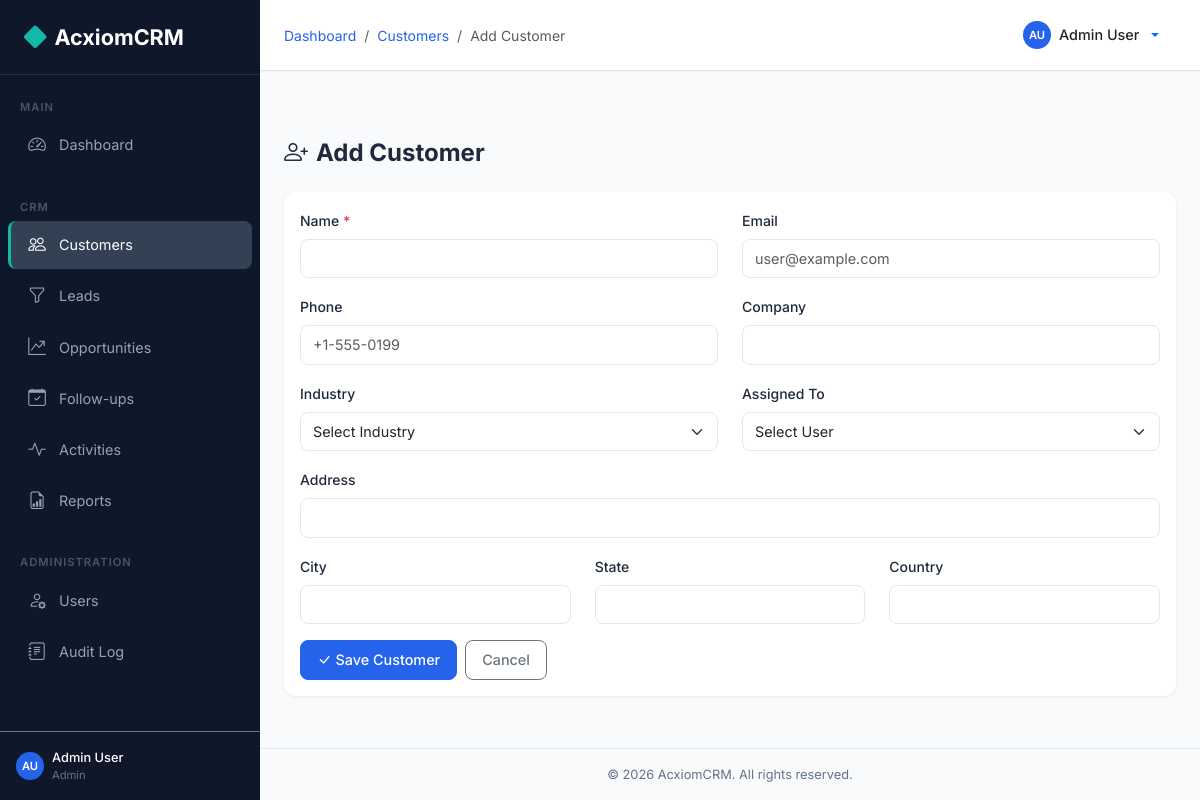
/customers/create (signed in), run on the app's committed database.
### backend/models.py (models this page shows, shortened)
class User(UserMixin, db.Model):
    __tablename__ = 'users'
    id = db.Column(db.Integer, primary_key=True)
    first_name = db.Column(db.String(50), nullable=False)
    last_name = db.Column(db.String(50), nullable=False)
    email = db.Column(db.String(120), unique=True, nullable=False, index=True)
    password_hash = db.Column(db.String(256), nullable=False)
    phone = db.Column(db.String(20))
    role_id = db.Column(db.Integer, db.ForeignKey('roles.id'), nullable=False)
    is_active = db.Column(db.Boolean, default=True)
    failed_login_count = db.Column(db.Integer, default=0)
    lockout_until = db.Column(db.DateTime, nullable=True)
    created_at = db.Column(db.DateTime, default=datetime.utcnow)
    updated_at = db.Column(db.DateTime, default=datetime.utcnow, onupdate=datetime.utcnow)
    customers = db.relationship('Customer', backref='assigned_user', lazy='dynamic', foreign_keys='Customer.assigned_to')
    leads = db.relationship('Lead', backref='assigned_user', lazy='dynamic', foreign_keys='Lead.assigned_to')
    opportunities = db.relationship('Opportunity', backref='assigned_user', lazy='dynamic', foreign_keys='Opportunity.assigned_to')
    @property
    def full_name(self):
        return f'{self.first_name} {self.last_name}'
    def is_admin(self):
        return self.role and self.role.name == 'Admin'

class Role(db.Model):
    __tablename__ = 'roles'
    id = db.Column(db.Integer, primary_key=True)
    name = db.Column(db.String(50), unique=True, nullable=False)
    description = db.Column(db.String(200))
    permissions = db.relationship('Permission', secondary=role_permissions, backref='roles')
    users = db.relationship('User', backref='role', lazy='dynamic')

### backend/routes/customers.py (the view, shortened to what this page needs)
@customers_bp.route('/create', methods=['GET', 'POST'])
@login_required
def create():
    users = User.query.filter_by(is_active=True).order_by(User.first_name).all()
    return render_template('customers/create.html', users=users)

### backend/models.py (called while the page is built)
@login_manager.user_loader
def load_user(user_id):
    return User.query.get(int(user_id))

### frontend/templates/customers/create.html (shortened to what this page needs)
{% extends 'base.html' %}
{% block breadcrumb %}
<li class="breadcrumb-item"><a href="{{ url_for('dashboard.index') }}">Dashboard</a></li>
<li class="breadcrumb-item"><a href="{{ url_for('customers.list_customers') }}">Customers</a></li>
<li class="breadcrumb-item active">Add Customer</li>
{% endblock %}
{% block content %}
<div class="page-header">
    <h1><i class="bi bi-person-plus me-2"></i>Add Customer</h1>
</div>
<div class="card">
    <div class="card-body">
        <form method="POST">
            <div class="row">
                <div class="col-md-6 mb-3">
                    <label class="form-label">Name <span class="text-danger">*</span></label>
                    <input type="text" class="form-control" name="name" required maxlength="100" value="{{ request.form.get('name', '') }}">
                </div>
                <div class="col-md-6 mb-3">
                    <label class="form-label">Email</label>
                    <input type="email" class="form-control" name="email" maxlength="120" placeholder="user@example.com" value="{{ request.form.get('email', '') }}">
                </div>
                <div class="col-md-6 mb-3">
                    <label class="form-label">Phone</label>
                    <input type="tel" class="form-control" name="phone" pattern="[\+]?[0-9\-\s]{7,20}" title="Enter a valid phone number (digits, spaces, or hyphens)" maxlength="20" placeholder="+1-555-0199" value="{{ request.form.get('phone', '') }}">
                </div>
                <div class="col-md-6 mb-3">
                    <label class="form-label">Company</label>
                    <input type="text" class="form-control" name="company" value="{{ request.form.get('company', '') }}">
                </div>
                <div class="col-md-6 mb-3">
                    <label class="form-label">Industry</label>
                    <select class="form-select" name="industry">
                        <option value="">Select Industry</option>
                    </select>
                </div>
                <div class="col-md-6 mb-3">
                    <label class="form-label">Assigned To</label>
                    <select class="form-select" name="assigned_to">
                        <option value="">Select User</option>
                    </select>
                </div>
                <div class="col-md-12 mb-3">
                    <label class="form-label">Address</label>
                    <input type="text" class="form-control" name="address" value="{{ request.form.get('address', '') }}">
                </div>
                <div class="col-md-4 mb-3">
                    <label class="form-label">City</label>
                    <input type="text" class="form-control" name="city" value="{{ request.form.get('city', '') }}">
                </div>
                <div class="col-md-4 mb-3">
                    <label class="form-label">State</label>
                    <input type="text" class="form-control" name="state" value="{{ request.form.get('state', '') }}">
                </div>
                <div class="col-md-4 mb-3">
                    <label class="form-label">Country</label>
                    <input type="text" class="form-control" name="country" value="{{ request.form.get('country', '') }}">
                </div>
            </div>
            <div class="d-flex gap-2">
                <button type="submit" class="btn btn-primary"><i class="bi bi-check-lg me-1"></i>Save Customer</button>
                <a href="{{ url_for('customers.list_customers') }}" class="btn btn-outline-secondary">Cancel</a>
            </div>
        </form>
    </div>
</div>
{% endblock %}

### frontend/templates/base.html (shortened to what this page needs)
<!DOCTYPE html>
<html lang="en">
<head>
    <link href="https://cdn.jsdelivr.net/npm/bootstrap@5.3.2/dist/css/bootstrap.min.css" rel="stylesheet">
    <link href="https://cdn.jsdelivr.net/npm/bootstrap-icons@1.11.2/font/bootstrap-icons.min.css" rel="stylesheet">
    <link href="{{ url_for('static', filename='css/style.css') }}" rel="stylesheet">
</head>
<body>
    <nav id="sidebar" class="sidebar">
        <div class="sidebar-brand">
            <i class="bi bi-diamond-fill"></i> AcxiomCRM
        </div>
        <div class="sidebar-nav">
            <div class="sidebar-section">Main</div>
            <ul class="nav flex-column">
                <li class="nav-item">
                    <a class="nav-link {% if request.endpoint == 'dashboard.index' %}active{% endif %}" href="{{ url_for('dashboard.index') }}">
                        <i class="bi bi-speedometer2"></i> Dashboard
                    </a>
                </li>
            </ul>
            <div class="sidebar-section mt-3">CRM</div>
            <ul class="nav flex-column">
                <li class="nav-item">
                    <a class="nav-link {% if 'customers' in (request.endpoint or '') %}active{% endif %}" href="{{ url_for('customers.list_customers') }}">
                        <i class="bi bi-people"></i> Customers
                    </a>
                </li>
                <li class="nav-item">
                    <a class="nav-link {% if 'leads' in (request.endpoint or '') %}active{% endif %}" href="{{ url_for('leads.list_leads') }}">
                        <i class="bi bi-funnel"></i> Leads
                    </a>
                </li>
                <li class="nav-item">
                    <a class="nav-link {% if 'opportunities' in (request.endpoint or '') %}active{% endif %}" href="{{ url_for('opportunities.list_opportunities') }}">
                        <i class="bi bi-graph-up-arrow"></i> Opportunities
                    </a>
                </li>
                <li class="nav-item">
                    <a class="nav-link {% if 'followups' in (request.endpoint or '') %}active{% endif %}" href="{{ url_for('followups.list_followups') }}">
                        <i class="bi bi-calendar-check"></i> Follow-ups
                    </a>
                </li>
                <li class="nav-item">
                    <a class="nav-link {% if 'activities' in (request.endpoint or '') %}active{% endif %}" href="{{ url_for('activities.list_activities') }}">
                        <i class="bi bi-activity"></i> Activities
                    </a>
                </li>
                <li class="nav-item">
                    <a class="nav-link {% if 'reports' in (request.endpoint or '') %}active{% endif %}" href="{{ url_for('reports.index') }}">
                        <i class="bi bi-file-earmark-bar-graph"></i> Reports
                    </a>
                </li>
            </ul>
            {% if current_user.is_admin() %}
            <div class="sidebar-section mt-3">Administration</div>
            <ul class="nav flex-column">
                <li class="nav-item">
                    <a class="nav-link {% if 'users' in (request.endpoint or '') %}active{% endif %}" href="{{ url_for('users.list_users') }}">
                        <i class="bi bi-person-gear"></i> Users
                    </a>
                </li>
                <li class="nav-item">
                    <a class="nav-link {% if 'audit' in (request.endpoint or '') %}active{% endif %}" href="{{ url_for('audit.list_logs') }}">
                        <i class="bi bi-journal-text"></i> Audit Log
                    </a>
                </li>
            </ul>
            {% endif %}
        </div>
        <div class="p-3 border-top border-secondary">
            <div class="d-flex align-items-center gap-2">
                <div class="user-avatar user-avatar-sm">{{ current_user.first_name[0] }}{{ current_user.last_name[0] }}</div>
                <div class="flex-grow-1">
                    <div style="font-size:0.8rem;color:#fff;font-weight:500;">{{ current_user.full_name }}</div>
                    <div style="font-size:0.7rem;color:#64748B;">{{ current_user.role.name }}</div>
                </div>
            </div>
        </div>
    </nav>
    <div class="main-content">
        <div class="top-navbar">
            <div class="d-flex align-items-center gap-3">
                <nav aria-label="breadcrumb">
                    <ol class="breadcrumb mb-0">
                        {% block breadcrumb %}{% endblock %}
                    </ol>
                </nav>
            </div>
            <div class="dropdown">
                <button class="btn btn-link text-decoration-none dropdown-toggle d-flex align-items-center gap-2" type="button" data-bs-toggle="dropdown">
                    <div class="user-avatar user-avatar-sm">{{ current_user.first_name[0] }}{{ current_user.last_name[0] }}</div>
                    <span class="text-dark fw-medium" style="font-size:0.9rem;">{{ current_user.full_name }}</span>
                </button>
            </div>
        </div>
        <div class="content-area pb-0 pt-3" style="padding-bottom:0!important;">
        </div>
        <div class="content-area">
            {% block content %}{% endblock %}
        </div>
        <div class="footer">
            &copy; 2026 AcxiomCRM. All rights reserved.
        </div>
    </div>
</body>
</html>

### frontend/static/css/style.css (style rules this page uses)
:root { --primary: #2563EB; --primary-dark: #1D4ED8; --sidebar-bg: #0F172A; --sidebar-hover: #1E293B; --sidebar-active: #334155; --bg: #F8FAFC; --card-bg: #FFFFFF; --accent: #14B8A6; --text-primary: #1E293B; --text-secondary: #64748B; --border: #E2E8F0; --sidebar-width: 260px; }
body { background-color: var(--bg); font-family: 'Inter', -apple-system, BlinkMacSystemFont, 'Segoe UI', sans-serif; color: var(--text-primary); }
.sidebar { position: fixed; top: 0; left: 0; width: var(--sidebar-width); height: 100vh; background: var(--sidebar-bg); z-index: 1040; transition: transform 0.3s ease; overflow-y: auto; display: flex; flex-direction: column; }
.sidebar-brand { padding: 1.25rem 1.5rem; font-size: 1.35rem; font-weight: 700; color: #fff; border-bottom: 1px solid rgba(255,255,255,0.1); display: flex; align-items: center; gap: 0.5rem; }
.sidebar-brand i { color: var(--accent); font-size: 1.4rem; }
.sidebar-nav { flex: 1; padding: 0.75rem 0; }
.sidebar-nav .nav-item { margin: 2px 8px; }
.sidebar-nav .nav-link { color: #94A3B8; padding: 0.65rem 1rem; border-radius: 8px; display: flex; align-items: center; gap: 0.75rem; font-size: 0.9rem; transition: all 0.2s; text-decoration: none; border-left: 3px solid transparent; }
.sidebar-nav .nav-link.active { color: #fff; background: var(--sidebar-active); border-left-color: var(--accent); }
.sidebar-nav .nav-link i { font-size: 1.1rem; width: 20px; text-align: center; }
.sidebar-section { padding: 0.75rem 1.25rem 0.25rem; font-size: 0.7rem; text-transform: uppercase; letter-spacing: 1px; color: #475569; font-weight: 600; }
.main-content { margin-left: var(--sidebar-width); min-height: 100vh; display: flex; flex-direction: column; }
.top-navbar { background: var(--card-bg); border-bottom: 1px solid var(--border); padding: 0.75rem 1.5rem; display: flex; align-items: center; justify-content: space-between; position: sticky; top: 0; z-index: 1030; box-shadow: 0 1px 2px rgba(0,0,0,0.04); }
.content-area { padding: 1.5rem; flex: 1; }
.card { border: none; border-radius: 12px; box-shadow: 0 1px 3px rgba(0,0,0,0.08); background: var(--card-bg); }
.form-control, .form-select { border-radius: 8px; border: 1px solid var(--border); padding: 0.5rem 0.75rem; font-size: 0.9rem; transition: border-color 0.2s, box-shadow 0.2s; }
.form-label { font-weight: 500; font-size: 0.875rem; color: var(--text-primary); }
.btn { border-radius: 8px; font-size: 0.9rem; font-weight: 500; padding: 0.5rem 1rem; }
.btn-primary { background: var(--primary); border-color: var(--primary); }
.breadcrumb { margin-bottom: 0; font-size: 0.875rem; background: transparent; }
.breadcrumb-item a { color: var(--primary); text-decoration: none; }
.page-header { display: flex; justify-content: space-between; align-items: center; margin-bottom: 1.5rem; flex-wrap: wrap; gap: 0.75rem; }
.page-header h1 { font-size: 1.5rem; font-weight: 700; margin: 0; }
.user-avatar { width: 36px; height: 36px; border-radius: 50%; background: var(--primary); color: #fff; display: flex; align-items: center; justify-content: center; font-weight: 600; font-size: 0.85rem; }
.user-avatar-sm { width: 28px; height: 28px; font-size: 0.7rem; }
.footer { padding: 1rem 1.5rem; text-align: center; color: var(--text-secondary); font-size: 0.8rem; border-top: 1px solid var(--border); }

### data on the page
User: first_name "A", last_name "U", full_name "Admin User"
Role: role.name "Admin"
